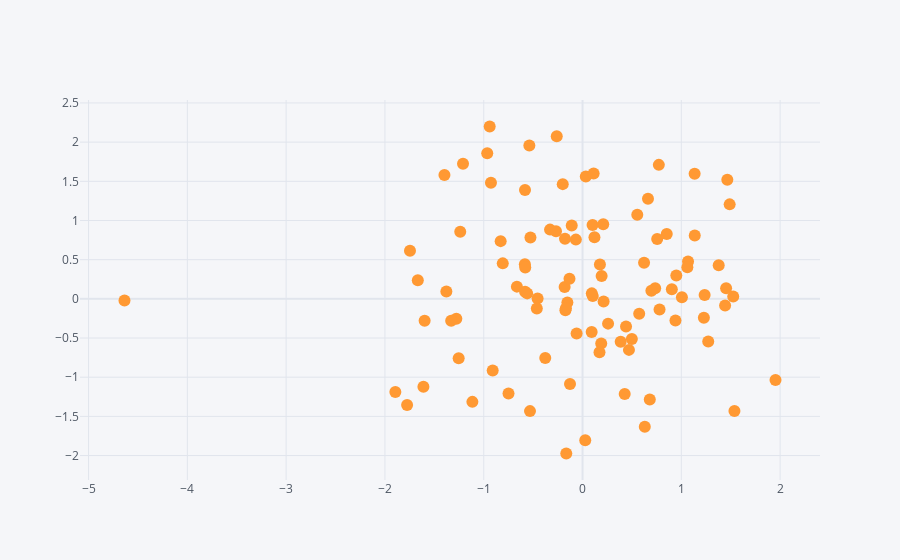

The code cell stored with this chart in its notebook:
### Code cell
configure_plotly_browser_state()
df.iplot(kind='scatter', x='a', y='b', mode='markers')
